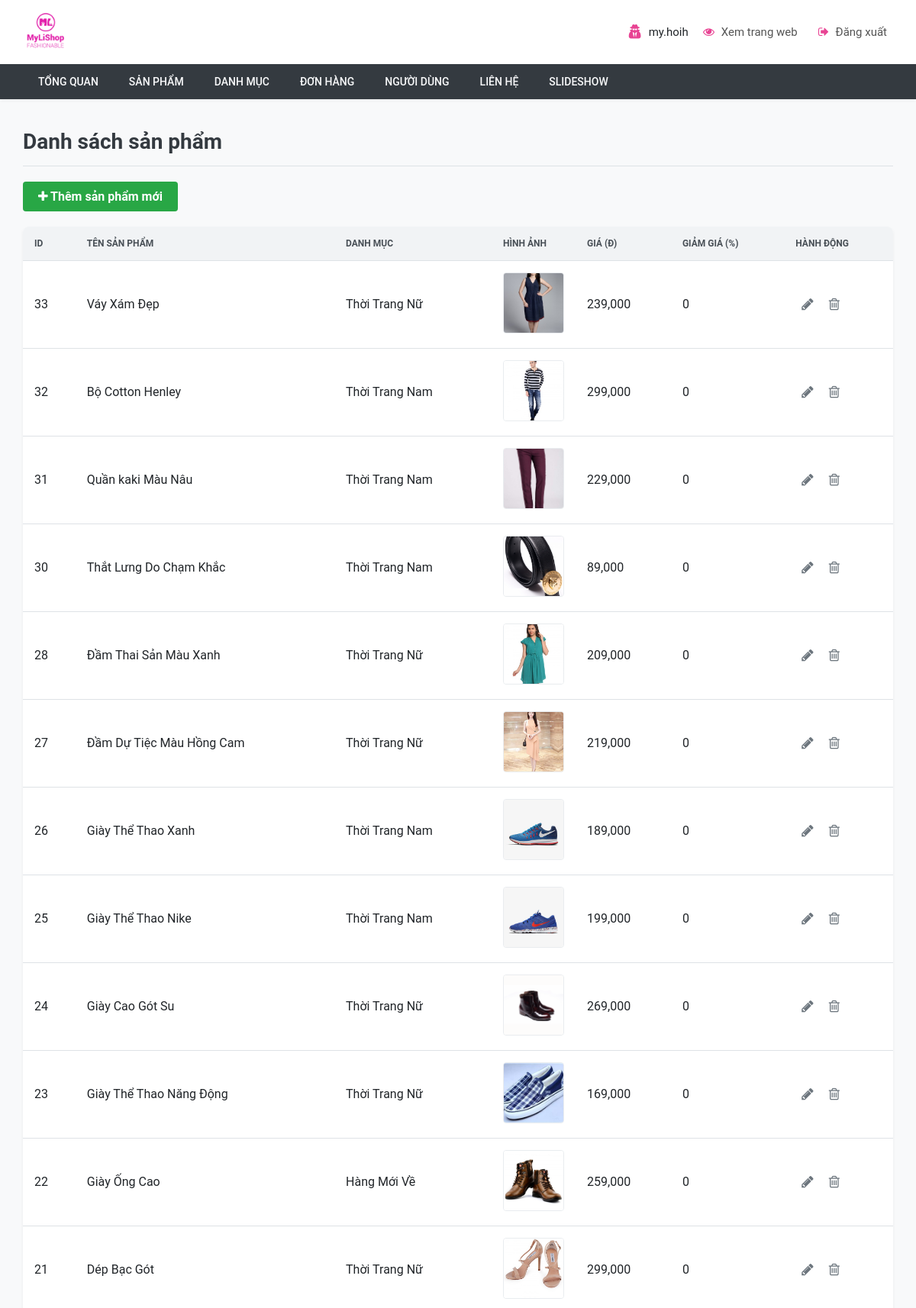
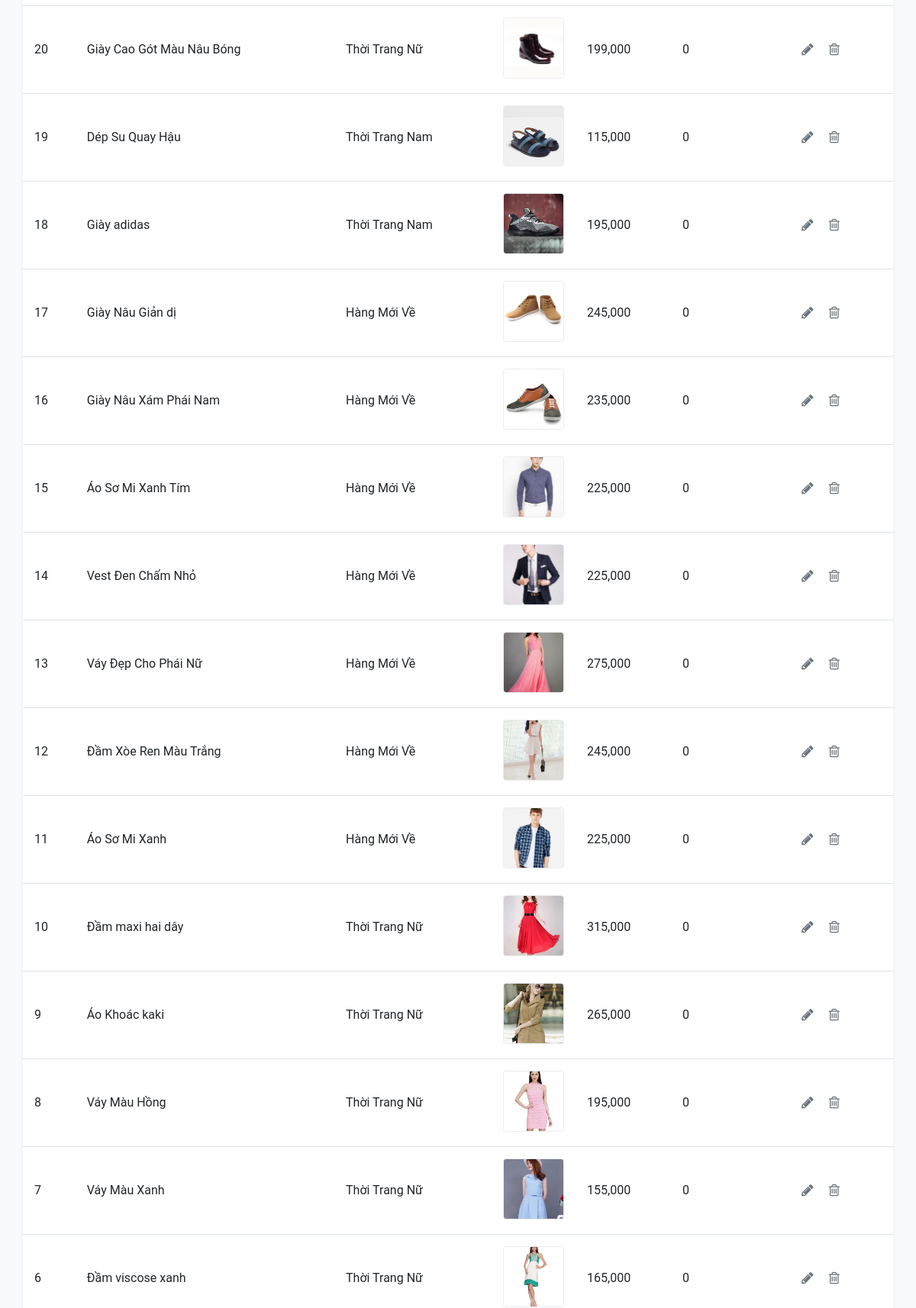
/php/admin/products.php (signed in, upper part), run on the app's committed database (2 pictures, top to bottom).
### tables this page shows
CREATE TABLE `products` (
    `id` int(11) NOT NULL,
    `name` varchar(255) NOT NULL,
    `category_id` int(11) NOT NULL,
    `image` varchar(255) NOT NULL,
    `description` text NOT NULL,
    `price` float NOT NULL,
    `saleprice` float NOT NULL,
    `created` date NOT NULL,
    `quantity` int(11) NOT NULL,
    `keyword` varchar(45) DEFAULT NULL,
    `status` int(11) DEFAULT NULL
);

CREATE TABLE `categories` (
    `id` int(11) NOT NULL,
    `name` varchar(50) DEFAULT NULL
);

### php/admin/products.php (the view, shortened to what this page needs)
<?php
require_once('header.php');
require_once('../model/connect.php');
?>
<!DOCTYPE html>
<html lang="vi">
<head>
    <link rel="stylesheet" type="text/css" href="../../css/admin.css">
</head>
<body>
    <div class="products__container">
        <h1 class="products__header">Danh sách sản phẩm</h1>
        <a href="_product-form.php" class="products__add-button">
            <i class="fa fa-plus"></i> Thêm sản phẩm mới
        </a>
        <table class="products__table">
            <thead>
                <tr>
                    <th>ID</th>
                    <th>Tên sản phẩm</th>
                    <th>Danh mục</th>
                    <th>Hình ảnh</th>
                    <th>Giá (đ)</th>
                    <th>Giảm giá (%)</th>
                    <th class="products__table-actions">Hành động</th>
                </tr>
            </thead>
            <tbody>
                <?php
                $sql = "SELECT p.*, c.name as category_name FROM products p LEFT JOIN categories c ON p.category_id = c.id ORDER BY p.id DESC";
                $result = mysqli_query($conn, $sql);
                if ($result && mysqli_num_rows($result) > 0) {
                    while ($row = mysqli_fetch_assoc($result)) {
                        $thumbImage = !empty($row['image']) ? "../../" . $row['image'] : "../../images/no-image.png";
                ?>
                        <tr>
                            <td><?php echo $row['id']; ?></td>
                            <td><?php echo htmlspecialchars($row['name']); ?></td>
                            <td><?php echo htmlspecialchars($row['category_name'] ?? 'N/A'); ?></td>
                            <td class="products__table-image-cell">
                                <img src="<?php echo $thumbImage; ?>" alt="<?php echo htmlspecialchars($row['name']); ?>" class="products__table-product-image">
                            </td>
                            <td><?php echo number_format($row['price']); ?></td>
                            <td><?php echo $row['saleprice']; ?></td>
                            <td class="products__table-actions">
                                <a href="_product-form.php?id=<?php echo $row['id']; ?>" class="products__table-action-link products__table-action-link--edit" title="Chỉnh sửa">
                                    <i class="fa fa-pencil"></i>
                                </a>
                                <a href="_product-delete.php?id=<?php echo $row['id']; ?>" class="products__table-action-link products__table-action-link--delete" title="Xóa" onclick="return confirm('Bạn có chắc chắn muốn xóa sản phẩm này?');">
                                    <i class="fa fa-trash-o"></i>
                                </a>
                            </td>
                        </tr>
                <?php
                    }
                } else {
                    echo "<tr><td colspan='7' style='text-align:center;'>Chưa có sản phẩm nào.</td></tr>";
                }
                ?>
            </tbody>
        </table>
    </div>
</body>
</html>

### css/admin.css (style rules this page uses)
*, *::before, *::after { box-sizing: border-box; }
body { font-family: "Roboto", sans-serif; background-color: #f8f9fa; color: #212529; margin: 0; }
.products__container { padding: 20px 30px; }
.products__header { font-size: 28px; font-weight: 700; margin-bottom: 20px; border-bottom: 1px solid #dee2e6; padding-bottom: 15px; color: #343a40; }
.products__table { width: 100%; border-collapse: collapse; background-color: #fff; box-shadow: 0 2px 4px rgba(0, 0, 0, 0.05); border-radius: 8px; overflow: hidden; }
.products__table th, .products__table td { padding: 15px; text-align: left; border-bottom: 1px solid #dee2e6; vertical-align: middle; }
.products__table th { background-color: #f1f3f5; font-weight: 600; text-transform: uppercase; font-size: 12px; color: #495057; }
.products__table-image-cell { width: 100px; }
.products__table-product-image { width: 80px; height: 80px; object-fit: cover; border-radius: 4px; border: 1px solid #e9ecef; }
.products__table-actions { text-align: center; }
.products__table-action-link { display: inline-block; margin: 0 8px; font-size: 18px; color: #6c757d; text-decoration: none; transition: color 0.3s ease; }
.products__add-button { display: inline-block; padding: 10px 20px; margin-bottom: 20px; background-color: #28a745; color: #fff; border-radius: 4px; font-weight: 600; text-decoration: none; transition: background-color 0.3s ease; }

### data on the page
products: id "33", name "Váy Xám Đẹp", category.name "Thời Trang Nữ", image (picture), price "239,000", saleprice "0"
products: id "32", name "Bộ Cotton Henley", category.name "Thời Trang Nam", image (picture), price "299,000", saleprice "0"
products: id "31", name "Quần kaki Màu Nâu", category.name "Thời Trang Nam", image (picture), price "229,000", saleprice "0"
products: id "30", name "Thắt Lưng Do Chạm Khắc", category.name "Thời Trang Nam", image (picture), price "89,000", saleprice "0"
products: id "28", name "Đầm Thai Sản Màu Xanh", category.name "Thời Trang Nữ", image (picture), price "209,000", saleprice "0"
products: id "27", name "Đầm Dự Tiệc Màu Hồng Cam", category.name "Thời Trang Nữ", image (picture), price "219,000", saleprice "0"
products: id "26", name "Giày Thể Thao Xanh", category.name "Thời Trang Nam", image (picture), price "189,000", saleprice "0"
products: id "25", name "Giày Thể Thao Nike", category.name "Thời Trang Nam", image (picture), price "199,000", saleprice "0"
products: id "24", name "Giày Cao Gót Su", category.name "Thời Trang Nữ", image (picture), price "269,000", saleprice "0"
products: id "23", name "Giày Thể Thao Năng Động", category.name "Thời Trang Nữ", image (picture), price "169,000", saleprice "0"
products: id "22", name "Giày Ống Cao", category.name "Hàng Mới Về", image (picture), price "259,000", saleprice "0"
products: id "21", name "Dép Bạc Gót", category.name "Thời Trang Nữ", image (picture), price "299,000", saleprice "0"
products: id "20", name "Giày Cao Gót Màu Nâu Bóng", category.name "Thời Trang Nữ", image (picture), price "199,000", saleprice "0"
products: id "19", name "Dép Su Quay Hậu", category.name "Thời Trang Nam", image (picture), price "115,000", saleprice "0"
products: id "18", name "Giày adidas", category.name "Thời Trang Nam", image (picture), price "195,000", saleprice "0"
products: id "17", name "Giày Nâu Giản dị", category.name "Hàng Mới Về", image (picture), price "245,000", saleprice "0"
products: id "16", name "Giày Nâu Xám Phái Nam", category.name "Hàng Mới Về", image (picture), price "235,000", saleprice "0"
products: id "15", name "Áo Sơ Mi Xanh Tím", category.name "Hàng Mới Về", image (picture), price "225,000", saleprice "0"
products: id "14", name "Vest Đen Chấm Nhỏ", category.name "Hàng Mới Về", image (picture), price "225,000", saleprice "0"
products: id "13", name "Váy Đẹp Cho Phái Nữ", category.name "Hàng Mới Về", image (picture), price "275,000", saleprice "0"
products: id "12", name "Đầm Xòe Ren Màu Trắng", category.name "Hàng Mới Về", image (picture), price "245,000", saleprice "0"
products: id "11", name "Áo Sơ Mi Xanh", category.name "Hàng Mới Về", image (picture), price "225,000", saleprice "0"
products: id "10", name "Đầm maxi hai dây", category.name "Thời Trang Nữ", image (picture), price "315,000", saleprice "0"
products: id "9", name "Áo Khoác kaki", category.name "Thời Trang Nữ", image (picture), price "265,000", saleprice "0"
products: id "8", name "Váy Màu Hồng", category.name "Thời Trang Nữ", image (picture), price "195,000", saleprice "0"
products: id "7", name "Váy Màu Xanh", category.name "Thời Trang Nữ", image (picture), price "155,000", saleprice "0"
products: id "6", name "Đầm viscose xanh", category.name "Thời Trang Nữ", image (picture), price "165,000", saleprice "0"

### other printed values
$_SESSION['admin_username'] "my.hoih"
